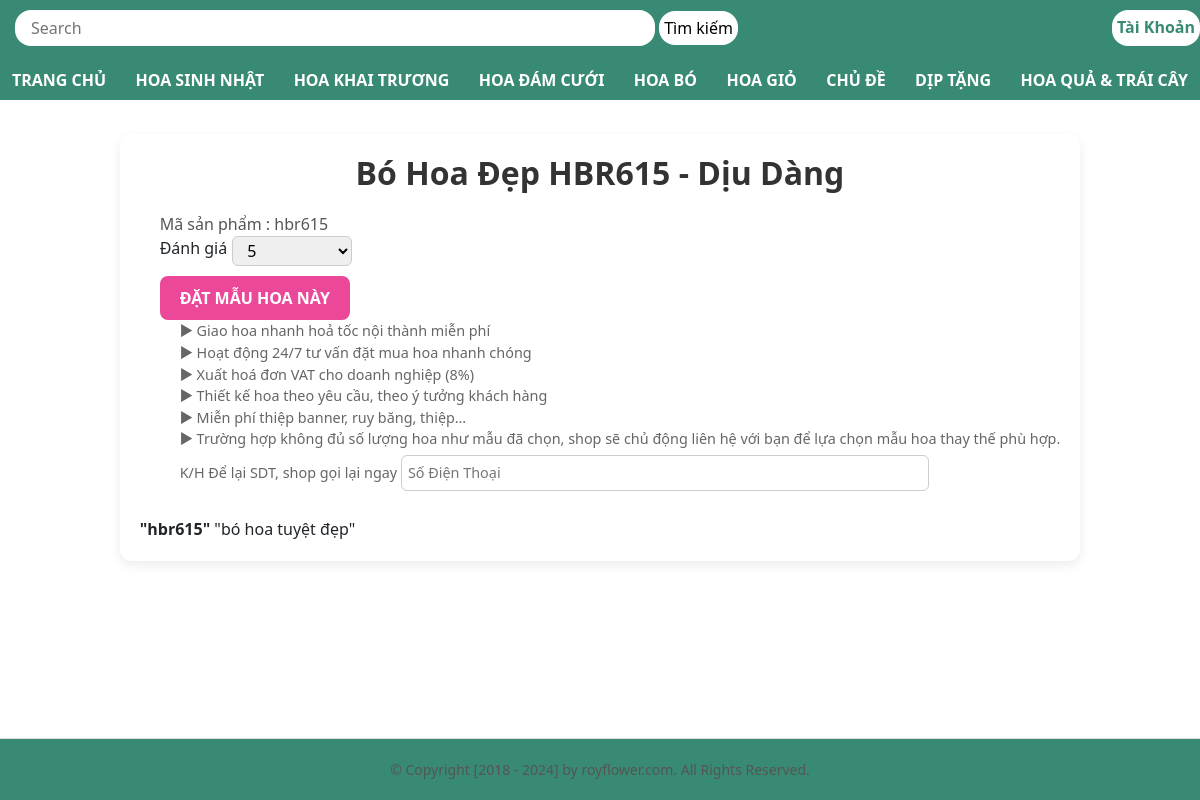
The app's page /detail/6/, older data.
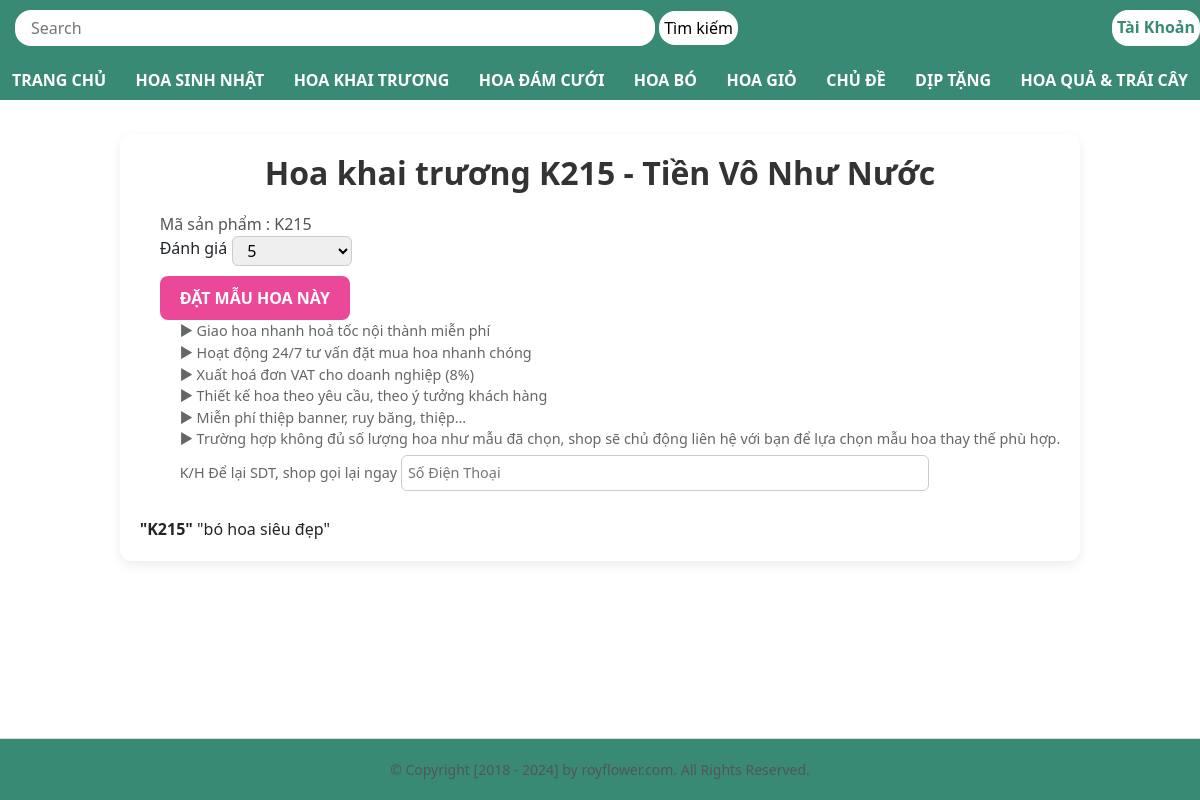
The same page, newer data.
### shop/models.py (models this page shows, shortened)
class Product(models.Model):
    category_choices = [
        (1,"Bó Hoa"),(2,"Giỏ Hoa"),
        (3,"Hoa Đám Cưới"),(4,"Hoa Khai Trương"),
        (5,"Hoa Sinh Nhật"),(6,"Hoa Tình Yêu"),
        (7,"Hoa Baby"),(8,"Cúc Mẫu Đơn"),
        (9,"Chậu Lan Hồ Điệp"),(10,"Hoa Tốt Ngiệp"),
        (11,"Giỏ Trái Cây"),(12,"Mâu Hoa Mới"),
    ]
    name = models.CharField(max_length=50,default="abc",blank=True)
    category = models.IntegerField(choices=category_choices, default=1)
    product_code = models.CharField(max_length=255)
    price = models.DecimalField(max_digits=10 , decimal_places=3)
    image = models.ImageField(null=True , blank=True)
    description = models.TextField(null=True , max_length=255)

### shop/views.py (the view)
# urls.py: path("detail/<int:product_id>/",views.detail_view,name='detail'),
def detail_view(request,product_id):
    product = get_object_or_404(Product,id = product_id)
    return render(request,"shop/detail.html",{'product': product})

### shop/templates/shop/detail.html (shortened to what this page needs)
{% extends "shop/base.html" %}
{% block header %}
    {{ block.super }}
{% endblock header %}
{% block container %}
<form method="POST" action="{% url 'add_to_cart' product.id %}" class="max-w-6xl mx-auto p-4 md:p-8">
    <div class="grid grid-cols-1">
        <div class="row">
            <div class="padding">
                <div class="detail">
                   <h1 class="detail-header">
                    {{product.name}}
                   </h1>
                    <div class="detail_content">
                    <div class="deatil_description">
                        <div class="detail_code">Mã sản phẩm : {{product.product_code}}</div>
                        <div class="detail_rate">
                        <p>Đánh giá</p>
                        <select name="" id="vote_result">
                            <option value="5" selected="selected">5</option>
                        </select>
                        </div>
                        <button type = "submit" class="btn-detail-submit">
                            ĐẶT MẪU HOA NÀY
                        </button>
                        <ul class="detail_waring">
                            <li class="detail-waring_list">► Giao hoa nhanh hoả tốc nội thành miễn phí</li>
                            <li class="detail-waring_list">► Hoạt động 24/7 tư vấn đặt mua hoa nhanh chóng</li>
                            <li class="detail-waring_list">► Xuất hoá đơn VAT cho doanh nghiệp (8%)</li>
                            <li class="detail-waring_list">► Thiết kế hoa theo yêu cầu, theo ý tưởng khách hàng</li>
                            <li class="detail-waring_list">► Miễn phí thiệp banner, ruy băng, thiệp…</li>
                            <li class="detail-waring_list">► Trường hợp không đủ số lượng hoa như mẫu đã chọn, shop sẽ chủ động liên hệ với bạn để lựa chọn mẫu hoa thay thế phù hợp.</li>
                            <li class="detail-waring_list">K/H Để lại SDT, shop gọi lại ngay
                                <input class="" type="text" placeholder="Số Điện Thoại">
                            </li>
                        </ul>
                    </div>
                    </div>
                    <div class="detail_mota">
                        <span class="detail_mota_code">"{{product.product_code}}"</span>
                        <span class="detail_mota_description">"{{product.description}}"</span>
                    </div>
                </div>
            </div>
        </div>
    </div>
</form>
{% endblock container %}

### shop/templates/shop/base.html (shortened to what this page needs)
{% load static %}
<!DOCTYPE html>
<html>
    <head>
        <link rel="stylesheet" href="{% static '/css/style.css' %}">
        <link rel="stylesheet" href="{% static '/css/main.css' %}">
        <link rel="stylesheet" href="{% static '/css/login.css' %}">
        <link rel="stylesheet" href="{% static '/css/cart.css' %}">
        <link rel="stylesheet" href="{% static '/css/reg.css' %}">
        <link rel="stylesheet" href="{% static '/css/detail.css' %}">
        <link rel="stylesheet" href="{% static '/css/search.css' %}">
        <link rel="stylesheet" href="{% static '/font/fontawesome-free-6.7.2-web/css/all.css' %}">
        <link rel="stylesheet" href="https://cdn.jsdelivr.net/npm/bootstrap@5.3.0/dist/css/bootstrap.min.css">
    </head>
    <body>
    <div class="app">
        {% block header %}
        <header class="header">
            <div class="grid">
                <div class="header-with-search">
                    <div class="header-search">
                        <form method="POST" action="{% url 'search' %}">
                            <input type="text" name="search" placeholder="Search" class="header-search-input">
                            <button type="submit" class = "btn-search">Tìm kiếm</button>
                        </form>
                        <div class="header-login">
                            {% if request.user.is_authenticated %}
                                <a href="{% url 'base' %}"class="btn-login">{{request.user.username}}</a>
                                <ul class="header-logout">
                                    <li class="header-logout-item">
                                        <a href = "{% url "logout" %}" class="btn-logout">Đăng Xuất</a>
                                    </li>
                                    <li class="header-logout-item">
                                        <a href="{% url "cart"%}" class="btn-logout">Giỏ hàng</a>
                                    </li>
                                </ul>
                            {% else %}
                            <a href="{% url 'base' %}" class="btn-login">Tài Khoản</a>
                            {% endif %}
                        </div>
                    </div>
                </div>
                    <div class="header-navbar">
                    <ul class="header-list">
                        <li class="header-item home">
                            <a href="{% url "base" %}">Trang chủ</a>
                        </li>
                        <li class="header-item birthday">
                            <a href="">Hoa sinh nhật</a>
                        </li>
                        <li class="header-item opening">
                            <a href="">Hoa khai trương</a>
                        </li>
                        <li class="header-item wedding">
                            <a href="">Hoa đám cưới</a>
                        </li>
                        <li class="header-item bouquet">
                            <a href="">Hoa bó</a>
                        </li>
                        <li class="header-item basket">
                            <a href="">Hoa giỏ</a>
                        </li>
                        <li class="header-item topic">
                            <a href="">Chủ đề</a>
                        </li>
                        <li class="header-item gift">
                            <a href="">Dịp tặng</a>
                        </li>
                        <li class="header-item fruit">
                            <a href="">Hoa quả & trái cây</a>
                        </li>
                    </ul>
                </div>
            </div>
        </header>
        {% endblock header %}
    {% block container %}{% endblock container %}
    {% block footer %}
                <footer class="footer">
                    <p class = "footer-title">© Copyright [2018 - 2024] by royflower.com. All Rights Reserved.</p>
                </footer>
    {% endblock footer %}
        </div>
    </body>
</html>

### shop/static/css/style.css (style rules this page uses)
.header { position: fixed; top: 0; width: 100%; height: 100px; background-color: var(--primary-color-header); z-index: 10000; }
.header-search { display: flex; padding: 10px 0; margin-left: 15px; justify-content: space-between; }
.header-search-input { padding: 6px 16px; border-radius: 16px; width: 40rem; border: none; }
.header-list { margin-top: 4px; display: flex; list-style: none; justify-content: space-between; align-items: center; height: 100%; padding-left: 0; }
.header-item { padding: 8px 2px; position: relative; }
.header-item a { text-decoration: none; color: var(--primary-color-white); padding: 8px 10px; text-transform: uppercase; font-weight: 600; }
.header-login { position: relative; background-color: var(--primary-color-white); list-style: none; padding: 5px; border-radius: 16px; }
.btn-login { text-decoration: none; font-size: var(--primary-font-16); color: var(--primary-color-header); font-weight: 600; }
.padding { display: flex; padding-top: 110px; gap: 20px; }
.footer { background-color: var(--primary-color-header) !important;; padding: 20px; text-align: center; margin-top: 50px; font-size: 14px; color: #555; border-top: 1px solid #ddd; }
.footer-title { margin: 0; }

### shop/static/css/main.css (style rules this page uses)
* { padding: 0; margin: 0; box-sizing: border-box; }
a { text-decoration: none !important; }
:root { --primary-color-header : #398a74 ; --primary-color-white : #ffffff ; --primary-color-hover : #42a1ff ; --primary-font-16 : 16px ; }
.app { display: flex; flex-direction: column; min-height: 100vh; }
.grid { max-width: 1200px; margin: 0 auto; height: 100% ; }
.btn-search { background-color: var(--primary-color-white); list-style: none; padding: 5px; border-radius: 16px; border: none; }

### shop/static/css/detail.css (style rules this page uses)
.detail { height: 100%; padding: 20px; background-color: #fff; border-radius: 12px; box-shadow: 0 4px 12px rgba(0, 0, 0, 0.08); }
.detail-header { text-align: center; font-size: 2rem; font-weight: 600; color: #333; margin-bottom: 20px; }
.detail_content { display: flex; flex-direction: column; gap: 20px; }
@media (min-width: 768px) { .detail_content { flex-direction: row; } }
.detail_code { font-size: 1rem; color: #555; }
.detail_rate { display: flex; }
.detail_rate select { padding: 5px 10px; border-radius: 6px; border: 1px solid #ccc; margin-left: 5px; }
.btn-detail-submit { background-color: #ec4899; color: white; padding: 10px 20px; font-weight: bold; border-radius: 8px; border: none; cursor: pointer; transition: background-color 0.3s ease; }
#vote_result { width: 120px; margin-bottom: 4px; height: 30px; padding: 0 0 0 10px; }
.detail_waring { list-style-type: disc; list-style: none; padding-left: 20px; font-size: 0.9rem; color: #666; }
.detail-waring_list input { margin-top: 5px; padding: 6px; border-radius: 6px; border: 1px solid #ccc; width: 60%; }
.detail_mota { margin-top: 10px; }
form.max-w-6xl.mx-auto.p-4.md\:p-8 { flex: 1; }

### shop/static/css/search.css (style rules this page uses)
.detail_waring { list-style: none; }
.detail_mota_code { font-weight: 700; }

Row changes from the older to the newer data that the page shows:
changed Product: name "Bó Hoa Đẹp HBR615 - Dịu Dàng" → "Hoa khai trương K215 - Tiền Vô Như Nước"; product_code "hbr615" → "K215"; description "bó hoa tuyệt đẹp" → "bó hoa siêu đẹp"
